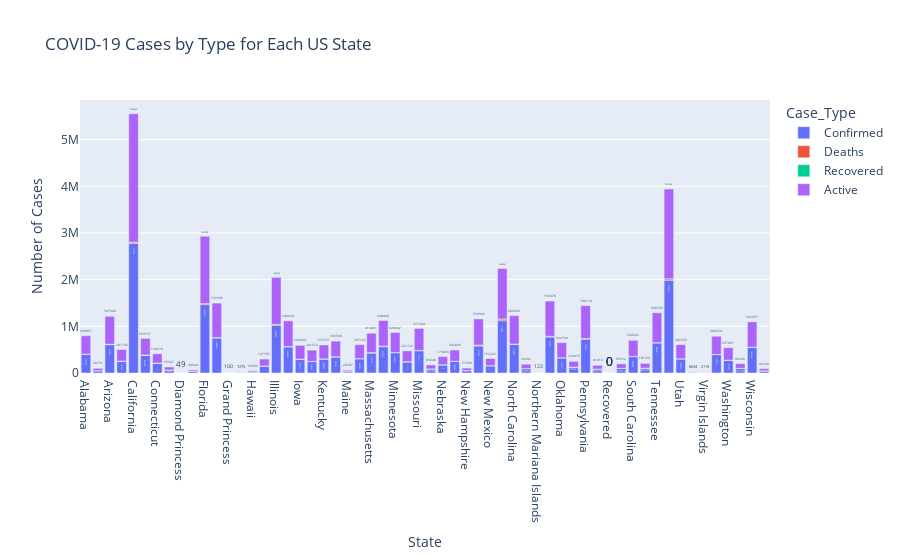

This figure's notebook cell:
### Markdown cell above
### 20. Plot Province/State Wise Confirmed cases in USA, based on case type

### Code cell
# Aggregate data by Province/State
state_data = usa_data.groupby('Province_State').agg({
    'Confirmed': 'sum',
    'Deaths': 'sum',
    'Recovered': 'sum',
    'Active': 'sum'
}).reset_index()

# Melt the data for Plotly Express
state_data_melted = state_data.melt(id_vars='Province_State', var_name='Case_Type', value_name='Count')

# Plot the data
fig = px.bar(state_data_melted, x='Province_State', y='Count', color='Case_Type', title='COVID-19 Cases by Type for Each US State', 
             labels={'Count': 'Number of Cases', 'Province_State': 'State'},
             text='Count')

# Update layout to show text labels on the bars
fig.update_traces(texttemplate='%{text}', textposition='outside')

# Show the plot
fig.show()

### Figure 1 — Plotly figure (JSON) as saved in the notebook; plotly's stock layout.template omitted (floating-point values rounded to 4 significant figures)
{"data": [{"alignmentgroup": "True", "hovertemplate": "Case_Type=Confirmed<br>State=%{x}<br>Number of Cases=%{text}<extra></extra>", "legendgroup": "Confirmed", "marker": {"color": "#636efa", "pattern": {"shape": ""}}, "name": "Confirmed", "offsetgroup": "Confirmed", "orientation": "v", "showlegend": true, "text": [399150, 49979, 607345, 251746, 2776975, 381434, 205994, 64475, 49, 31457, 1464697, 748852, 103, 7399, 23897, 149235, 1024039, 558560, 296171, 244347, 300397, 341431, 29019, 303364, 427135, 562553, 434413, 236868, 477617, 86102, 175620, 246309, 52371, 579250, 154954, 1119284, 614355, 93951, 125, 770977, 325277, 124476, 721820, 82630, 0, 97614, 350084, 102901, 643181, 1988676, 303723, 8790, 2143, 393715, 271595, 99778, 548134, 46719], "textposition": "outside", "texttemplate": "%{text}", "type": "bar", "x": ["Alabama", "Alaska", "Arizona", "Arkansas", "California", "Colorado", "Connecticut", "Delaware", "Diamond Princess", "District of Columbia", "Florida", "Georgia", "Grand Princess", "Guam", "Hawaii", "Idaho", "Illinois", "Indiana", "Iowa", "Kansas", "Kentucky", "Louisiana", "Maine", "Maryland", "Massachusetts", "Michigan", "Minnesota", "Mississippi", "Missouri", "Montana", "Nebraska", "Nevada", "New Hampshire", "New Jersey", "New Mexico", "New York", "North Carolina", "North Dakota", "Northern Mariana Islands", "Ohio", "Oklahoma", "Oregon", "Pennsylvania", "Puerto Rico", "Recovered", "Rhode Island", "South Carolina", "South Dakota", "Tennessee", "Texas", "Utah", "Vermont", "Virgin Islands", "Virginia", "Washington", "West Virginia", "Wisconsin", "Wyoming"], "xaxis": "x", "y": [399150, 49979, 607345, 251746, 2776975, 381434, 205994, 64475, 49, 31457, 1464697, 748852, 103, 7399, 23897, 149235, 1024039, 558560, 296171, 244347, 300397, 341431, 29019, 303364, 427135, 562553, 434413, 236868, 477617, 86102, 175620, 246309, 52371, 579250, 154954, 1119284, 614355, 93951, 125, 770977, 325277, 124476, 721820, 82630, 0, 97614, 350084, 102901, 643181, 1988676, 303723, 8790, 2143, 393715, 271595, 99778, 548134, 46719], "yaxis": "y"}, {"alignmentgroup": "True", "hovertemplate": "Case_Type=Deaths<br>State=%{x}<br>Number of Cases=%{text}<extra></extra>", "legendgroup": "Deaths", "marker": {"color": "#EF553B", "pattern": {"shape": ""}}, "name": "Deaths", "offsetgroup": "Deaths", "orientation": "v", "showlegend": true, "text": [5299, 224, 10036, 4010, 29638, 5600, 6324, 1128, 0, 813, 22804, 11457, 3, 124, 308, 1528, 19210, 10089, 4127, 3164, 2876, 7833, 432, 6246, 11071, 14145, 5731, 5146, 6173, 1054, 1737, 3450, 862, 19854, 2732, 39288, 7425, 1360, 2, 14899, 2738, 1603, 17710, 1616, 0, 2062, 5758, 1570, 7704, 30441, 1390, 156, 24, 5381, 3698, 1570, 5567, 489], "textposition": "outside", "texttemplate": "%{text}", "type": "bar", "x": ["Alabama", "Alaska", "Arizona", "Arkansas", "California", "Colorado", "Connecticut", "Delaware", "Diamond Princess", "District of Columbia", "Florida", "Georgia", "Grand Princess", "Guam", "Hawaii", "Idaho", "Illinois", "Indiana", "Iowa", "Kansas", "Kentucky", "Louisiana", "Maine", "Maryland", "Massachusetts", "Michigan", "Minnesota", "Mississippi", "Missouri", "Montana", "Nebraska", "Nevada", "New Hampshire", "New Jersey", "New Mexico", "New York", "North Carolina", "North Dakota", "Northern Mariana Islands", "Ohio", "Oklahoma", "Oregon", "Pennsylvania", "Puerto Rico", "Recovered", "Rhode Island", "South Carolina", "South Dakota", "Tennessee", "Texas", "Utah", "Vermont", "Virgin Islands", "Virginia", "Washington", "West Virginia", "Wisconsin", "Wyoming"], "xaxis": "x", "y": [5299, 224, 10036, 4010, 29638, 5600, 6324, 1128, 0, 813, 22804, 11457, 3, 124, 308, 1528, 19210, 10089, 4127, 3164, 2876, 7833, 432, 6246, 11071, 14145, 5731, 5146, 6173, 1054, 1737, 3450, 862, 19854, 2732, 39288, 7425, 1360, 2, 14899, 2738, 1603, 17710, 1616, 0, 2062, 5758, 1570, 7704, 30441, 1390, 156, 24, 5381, 3698, 1570, 5567, 489], "yaxis": "y"}, {"alignmentgroup": "True", "hovertemplate": "Case_Type=Recovered<br>State=%{x}<br>Number of Cases=%{text}<extra></extra>", "legendgroup": "Recovered", "marker": {"color": "#00cc96", "pattern": {"shape": ""}}, "name": "Recovered", "offsetgroup": "Recovered", "orientation": "v", "showlegend": true, "text": [0, 0, 0, 0, 0, 0, 0, 0, 0, 0, 0, 0, 0, 0, 0, 0, 0, 0, 0, 0, 0, 0, 0, 0, 0, 0, 0, 0, 0, 0, 0, 0, 0, 0, 0, 0, 0, 0, 0, 0, 0, 0, 0, 0, 0, 0, 0, 0, 0, 0, 0, 0, 0, 0, 0, 0, 0, 0], "textposition": "outside", "texttemplate": "%{text}", "type": "bar", "x": ["Alabama", "Alaska", "Arizona", "Arkansas", "California", "Colorado", "Connecticut", "Delaware", "Diamond Princess", "District of Columbia", "Florida", "Georgia", "Grand Princess", "Guam", "Hawaii", "Idaho", "Illinois", "Indiana", "Iowa", "Kansas", "Kentucky", "Louisiana", "Maine", "Maryland", "Massachusetts", "Michigan", "Minnesota", "Mississippi", "Missouri", "Montana", "Nebraska", "Nevada", "New Hampshire", "New Jersey", "New Mexico", "New York", "North Carolina", "North Dakota", "Northern Mariana Islands", "Ohio", "Oklahoma", "Oregon", "Pennsylvania", "Puerto Rico", "Recovered", "Rhode Island", "South Carolina", "South Dakota", "Tennessee", "Texas", "Utah", "Vermont", "Virgin Islands", "Virginia", "Washington", "West Virginia", "Wisconsin", "Wyoming"], "xaxis": "x", "y": [0, 0, 0, 0, 0, 0, 0, 0, 0, 0, 0, 0, 0, 0, 0, 0, 0, 0, 0, 0, 0, 0, 0, 0, 0, 0, 0, 0, 0, 0, 0, 0, 0, 0, 0, 0, 0, 0, 0, 0, 0, 0, 0, 0, 0, 0, 0, 0, 0, 0, 0, 0, 0, 0, 0, 0, 0, 0], "yaxis": "y"}, {"alignmentgroup": "True", "hovertemplate": "Case_Type=Active<br>State=%{x}<br>Number of Cases=%{text}<extra></extra>", "legendgroup": "Active", "marker": {"color": "#ab63fa", "pattern": {"shape": ""}}, "name": "Active", "offsetgroup": "Active", "orientation": "v", "showlegend": true, "text": [393851, 49755, 597309, 247736, 2750669, 353757, 199670, 63347, 49, 30644, 1441893, 737395, 100, 7275, 23589, 147707, 1006442, 548634, 292044, 241572, 297521, 333598, 28587, 297162, 414061, 548408, 428682, 231722, 471444, 85048, 173883, 242859, 51509, 559396, 152222, 1080226, 606930, 93206, 123, 756078, 322539, 122873, 704110, 81014, 0, 95552, 344326, 101331, 638746, 1921602, 302333, 8634, 2119, 388334, 267897, 98208, 542567, 46230], "textposition": "outside", "texttemplate": "%{text}", "type": "bar", "x": ["Alabama", "Alaska", "Arizona", "Arkansas", "California", "Colorado", "Connecticut", "Delaware", "Diamond Princess", "District of Columbia", "Florida", "Georgia", "Grand Princess", "Guam", "Hawaii", "Idaho", "Illinois", "Indiana", "Iowa", "Kansas", "Kentucky", "Louisiana", "Maine", "Maryland", "Massachusetts", "Michigan", "Minnesota", "Mississippi", "Missouri", "Montana", "Nebraska", "Nevada", "New Hampshire", "New Jersey", "New Mexico", "New York", "North Carolina", "North Dakota", "Northern Mariana Islands", "Ohio", "Oklahoma", "Oregon", "Pennsylvania", "Puerto Rico", "Recovered", "Rhode Island", "South Carolina", "South Dakota", "Tennessee", "Texas", "Utah", "Vermont", "Virgin Islands", "Virginia", "Washington", "West Virginia", "Wisconsin", "Wyoming"], "xaxis": "x", "y": [393851, 49755, 597309, 247736, 2750669, 353757, 199670, 63347, 49, 30644, 1441893, 737395, 100, 7275, 23589, 147707, 1006442, 548634, 292044, 241572, 297521, 333598, 28587, 297162, 414061, 548408, 428682, 231722, 471444, 85048, 173883, 242859, 51509, 559396, 152222, 1080226, 606930, 93206, 123, 756078, 322539, 122873, 704110, 81014, 0, 95552, 344326, 101331, 638746, 1921602, 302333, 8634, 2119, 388334, 267897, 98208, 542567, 46230], "yaxis": "y"}], "layout": {"autosize": true, "barmode": "relative", "dragmode": "zoom", "legend": {"title": {"text": "Case_Type"}, "tracegroupgap": 0}, "title": {"text": "COVID-19 Cases by Type for Each US State"}, "xaxis": {"anchor": "y", "autorange": true, "domain": [0, 1], "range": [-0.5, 57.5], "title": {"text": "State"}, "type": "category"}, "yaxis": {"anchor": "x", "autorange": true, "domain": [0, 1], "range": [0, 5850000.0], "title": {"text": "Number of Cases"}, "type": "linear"}}}
